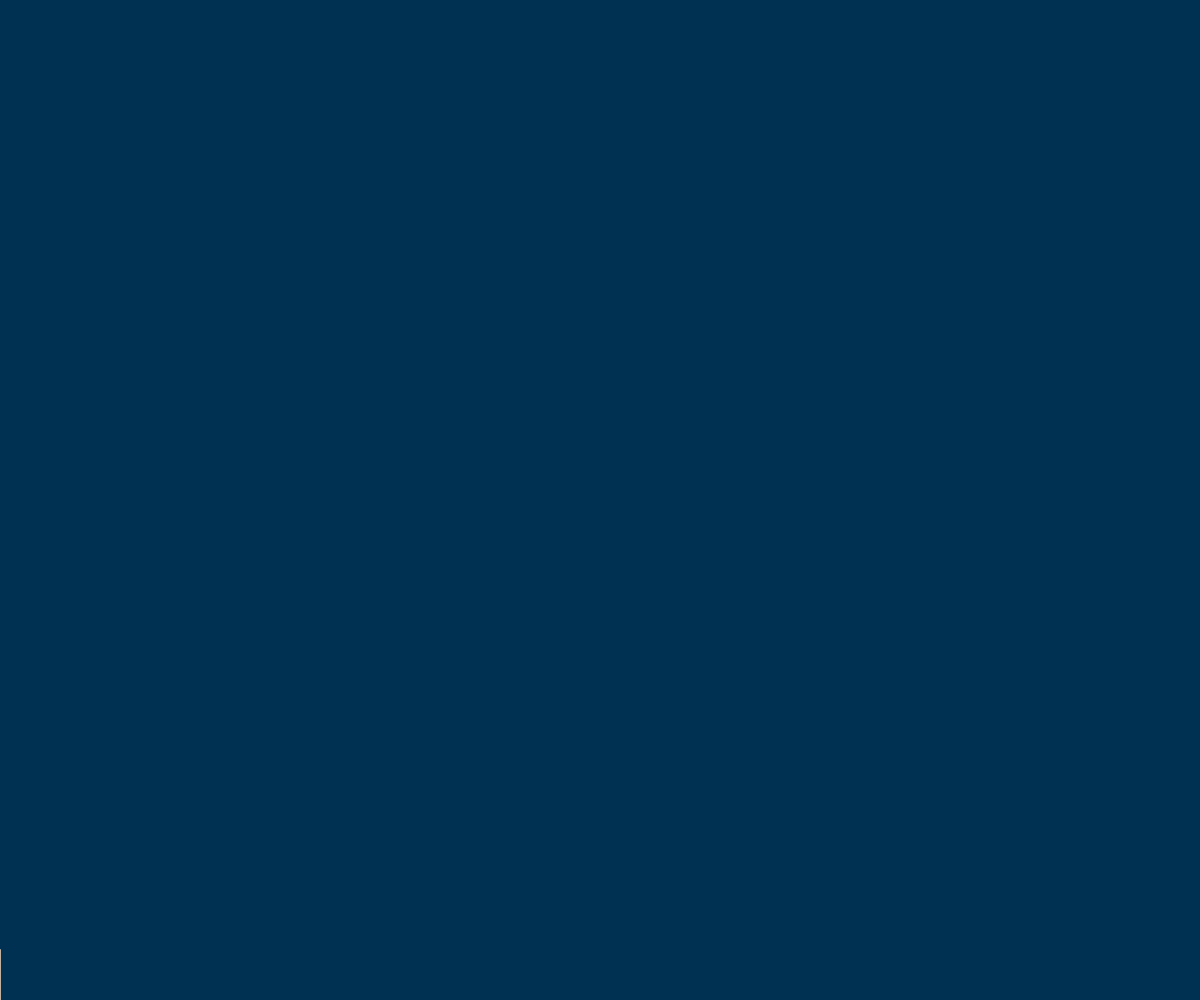
Frame 1 (no input)
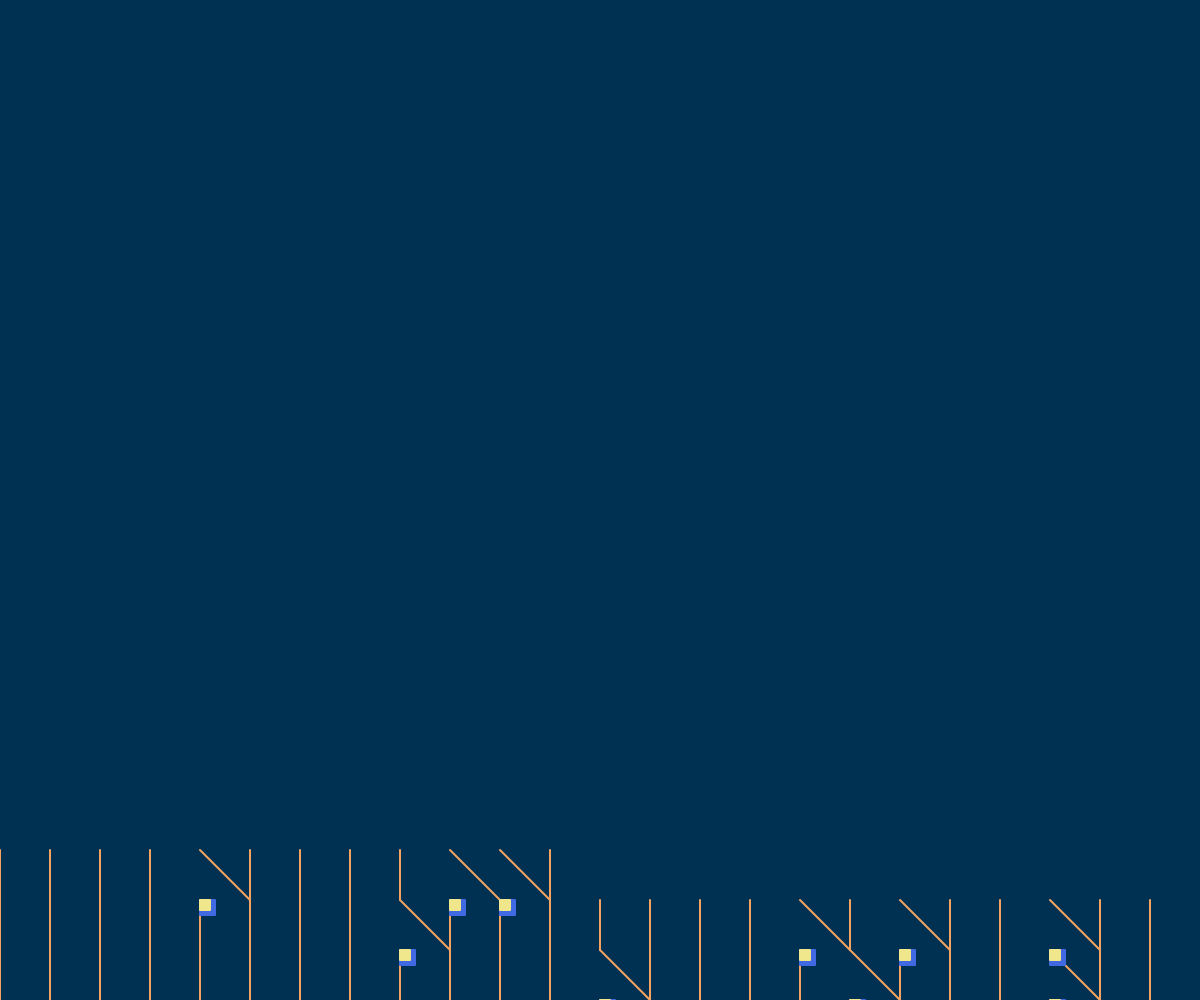
Frame 60 (no input)
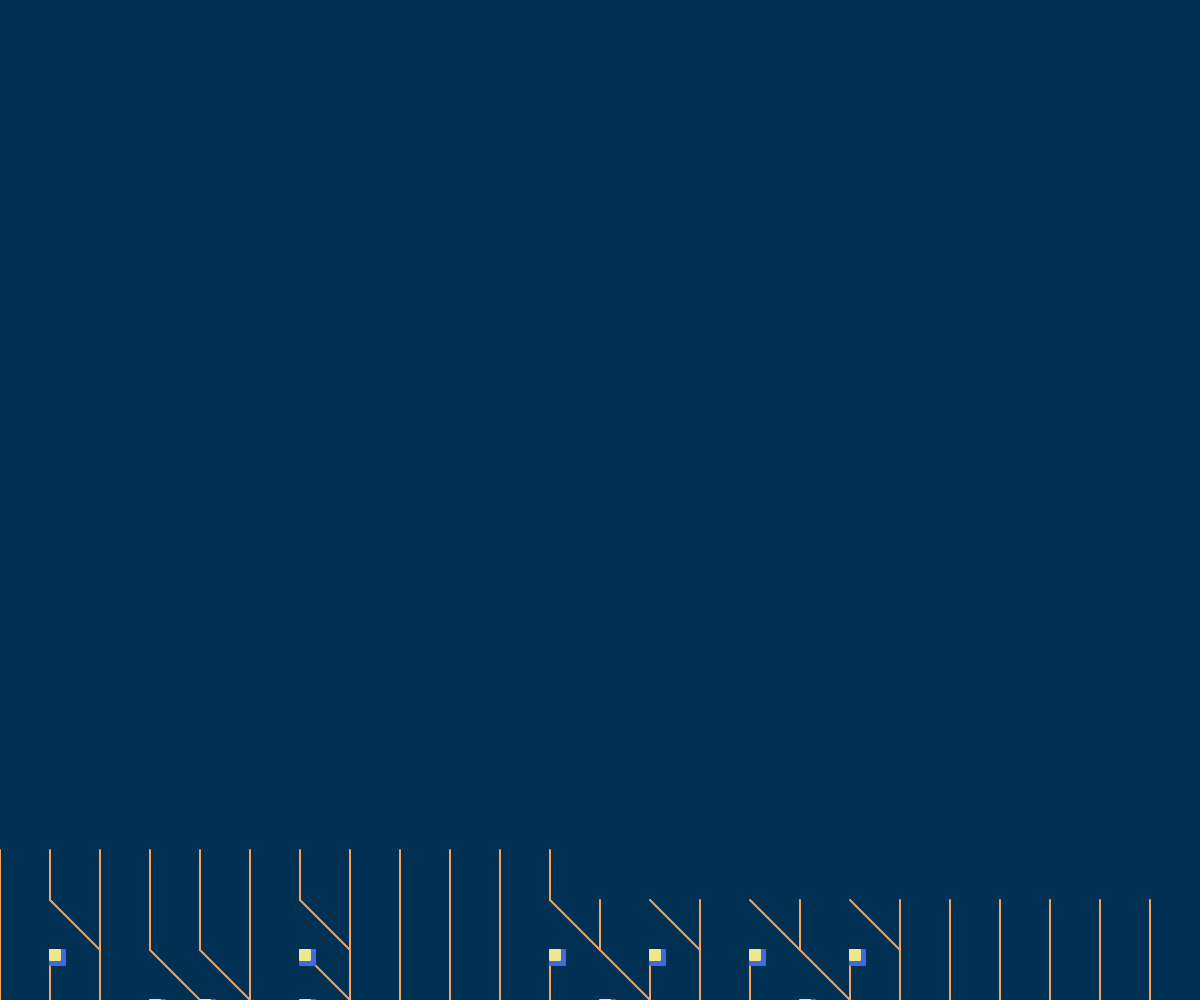
Frame 120 (the mouse pressed at the canvas centre since frame 60)

The p5.js sketch that drew these frames (run headless with seeded random() and noise() and a simulated clock; from frame 60 on, the mouse is pressed at the canvas centre):

// p5.js sketch
// ── sketch.js
//BARBARA MERLINO

var x = 0;
var y = 0;
var g = 50;

function setup() {
  createCanvas(windowWidth, windowHeight);
  background(0, 49, 83);
  strokeJoin(ROUND);
}

function draw() {
  strokeWeight(g / 50);
  if (testa()) {
    strokeWeight(2);
    stroke(65, 105, 225);
    fill(65, 105, 225);
    rect(x * g, height - g * y, 15, 15);

    stroke(240, 230, 140);
    fill(240, 230, 140);
    rect(x * g, height - g * y, 10, 10);

    stroke(244, 164, 96);
    line(x * g, height - g * y - g, x * g + g, height - g * y);
    
  } else {
    strokeWeight(2);
    stroke(244, 164, 96);
    line(x * g, height - g * y - g, x * g, height - g * y);
 
  }
  // passo alla casella a lato
  x++;
  // se sono in fondo alla riga vado a capo alla riga successiva
  if (x * g >= width) {
    x = 0;
    y++;
  }
  // se sono in fondo alla pagina ricomincio 
  if (y * g >= height) {
    background(0, 49, 83);
    x = 0;
    y = 0;
  }
}

function mousePressed() {
  background(0, 49, 83);
  x = 0;
  y = 0;
}

function testa() {
  if (random(6) <= 1) {
    return true; 
  } else {
    return false; 
  }
}

// se ridimensiona la finestra ricalcola width e height canvas
function windowResized() {
  resizeCanvas(windowWidth, windowHeight);
}
